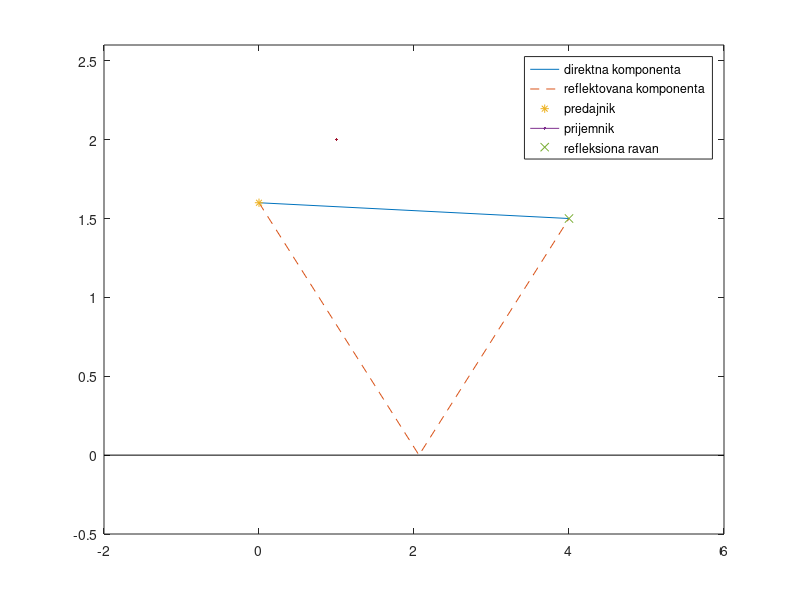
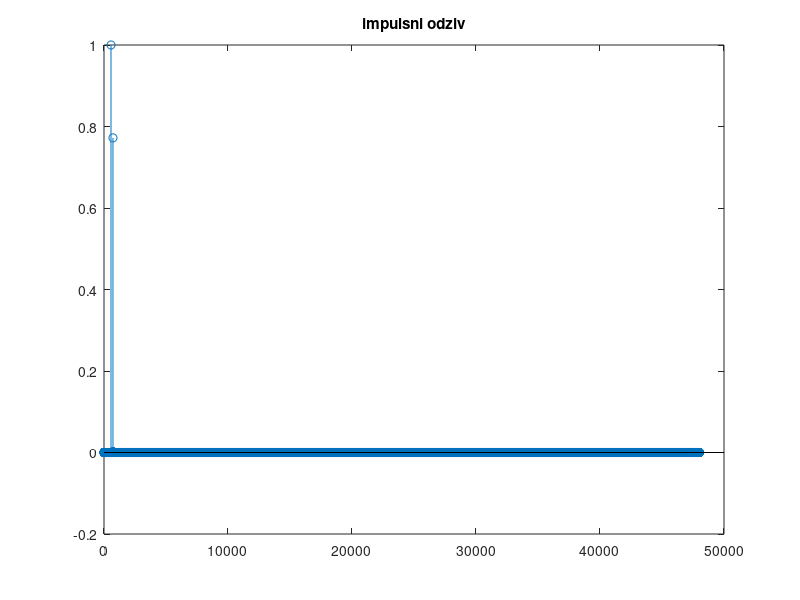
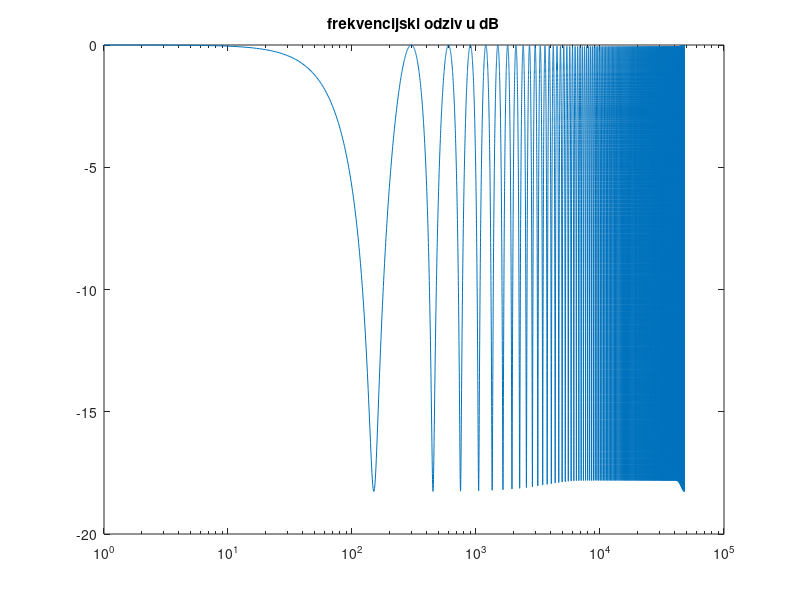

These charts were generated, in order, by the following MATLAB code: (Note: this script raises an error after producing the figures.)
clear all; close all; clc;

%parametri
bbbb=144;
gggg=2020;
hz=2-mod(bbbb,10)/10;
hm=1.5-1.4*mod(bbbb,8)/7;
xm=3+mod(bbbb,5)/4;
Uz=1+mod(bbbb,3);
Um=3-mod(bbbb,3);
M=1+mod(bbbb,3);

c=340;
fs=48000;
%hz=0.1; hm=0.1
%M=3;
%Um=4;
%Uz=2;
switch M
    case 1
        Alfa=[0.01 0.01 0.01 0.02 0.02 0.02 0.05 0.05 0.05 0.05]; 
    case 2
        Alfa=[0.18 0.18 0.12 0.10 0.09 0.08 0.07 0.07 0.07 0.07]; 
    case 3
        Alfa=[0.46 0.46 0.93 1.00 1.00 1.00 1.00 1.00 1 1]; 
end

f=[0 125 250 500 1000 2000 4000 8000 16000 24000]/24000;

D=sqrt((hz-hm)^2+(xm)^2);
R=sqrt((hz+hm)^2+(xm)^2); %praougli trougao iz teoreme likova

x1=(hz*xm)/(hz+hm);
x2=xm-x1;

%Prikaz položaja predajnika i prijemnika, refleksione ravni, direktne i reflektovane putanje
figure, plot([0 xm],[hz hm]), hold on, plot([0 x1 xm],[hz 0 hm], '--'), hold on,
plot(0,hz,'*',LineWidth=5), hold on,plot(xm,hm,'x', LineWidth=5),hold on,plot([-2 xm+2],[0 0], 'k',LineWidth=2)
xlim([-2 xm+2]); ylim([-0.5 max(hm,hz)+1]); legend('direktna komponenta','reflektovana komponenta', 'predajnik', 'prijemnik', 'refleksiona ravan');


A=sqrt(1-Alfa(1:length(Alfa)));
h=fir2(20,f,A);

td=ceil(D/c *fs);
tr=ceil(R/c *fs);


teta_md=atan((hz-hm)/xm);
teta_zd=teta_md;

teta_zr=atan(hz/x1);
teta_mr=teta_zr;

%direktna komponenta
switch Uz 
    case 1
        Gzd=cos(teta_zd); 
        Gzr=cos(teta_zr);
    case 2
        Gzd=1/2*(1+cos(teta_zd));
        Gzr=1/2*(1+cos(teta_zr));
    case 3
        Gzd=1/4*(1+3*cos(teta_zd)); 
        Gzr=1/4*(1+3*cos(teta_zr));
    case 4
        Gzd=1; 
        Gzr=1;

end
switch Um 
    case 1
        Gmd=cos(teta_md); 
        Gmr=cos(teta_mr);
    case 2
        Gmd=1/2*(1+cos(teta_md));
        Gmr=1/2*(1+cos(teta_mr));
    case 3
        Gmd=1/4*(1+3*cos(teta_md)); 
        Gmr=1/4*(1+3*cos(teta_mr));
    case 4
        Gmd=1; 
        Gmr=1;
end

d=zeros(1,fs);
r=zeros(1,fs);
pd=(sqrt(413/4*pi)/D)*Gzd*Gmd;
pr=(sqrt(413/4*pi)/R)*Gzd;
d(td)=pd;
r(tr)=pr;
r_a=filter(h,1,r)*Gmd;
%reflektovana komponenta

y=r_a+d;
y=y./max(abs(y));
Y=fft(y);
%Prikaz impulsnog odziva u prijemnoj tački.
figure, stem((0:length(Y)-1),y); title('impulsni odziv');
%Normalizovane prikaze frekvencijskog odziva i odziva po oktavama na mestu prijema u dB
figure, semilogx((0:length(Y)-1),20*log10(Y./(max(abs(Y))))); title('frekvencijski odziv u dB'); subtitle('logaritamska skala');
N=20*log10(Y./(max(abs(Y))));
figure, plot((0:length(Y)-1),N);title('frekvencijski odziv u dB '); subtitle('komb filtar');
%sound(y,fs);

br_oktava=11;
for br=1:br_oktava
    fc(br)=15.625*2^(br-1);
end
fg=fc/sqrt(2); fg(br_oktava+1)=fc(br_oktava)*sqrt(2);
for br=1:br_oktava
    O(br)=sum(abs(Y(fg(br):fg(br+1))).^2);
end
O=20*log10(O./(max(abs(O))));
for br=1:br_oktava
    y_rect(br*2-1)=O(br);
    y_rect(br*2)=O(br);
end
x_rect(1)=fg(1);x_rect(br_oktava*2)=fg(br_oktava+1);
for br=2:br_oktava
    x_rect(br*2-2)=fg(br);
    x_rect(br*2-1)=fg(br);
end
figure, semilogx(x_rect,y_rect); title('frekvencijski odziv po oktavama');
set(gca, 'Xtick',[16 31.5 63 125 250 500 1000 2000 4000 8000 16000 24000]);
set(gca, 'XtickLabel',{'16' '31.5' '63' '125' '250' '500' '1000' '2000' '4000' '8000' '16000' '24000'});
%figure, semilogx(fc,O); title('frekvencijski  odziv po oktavama');